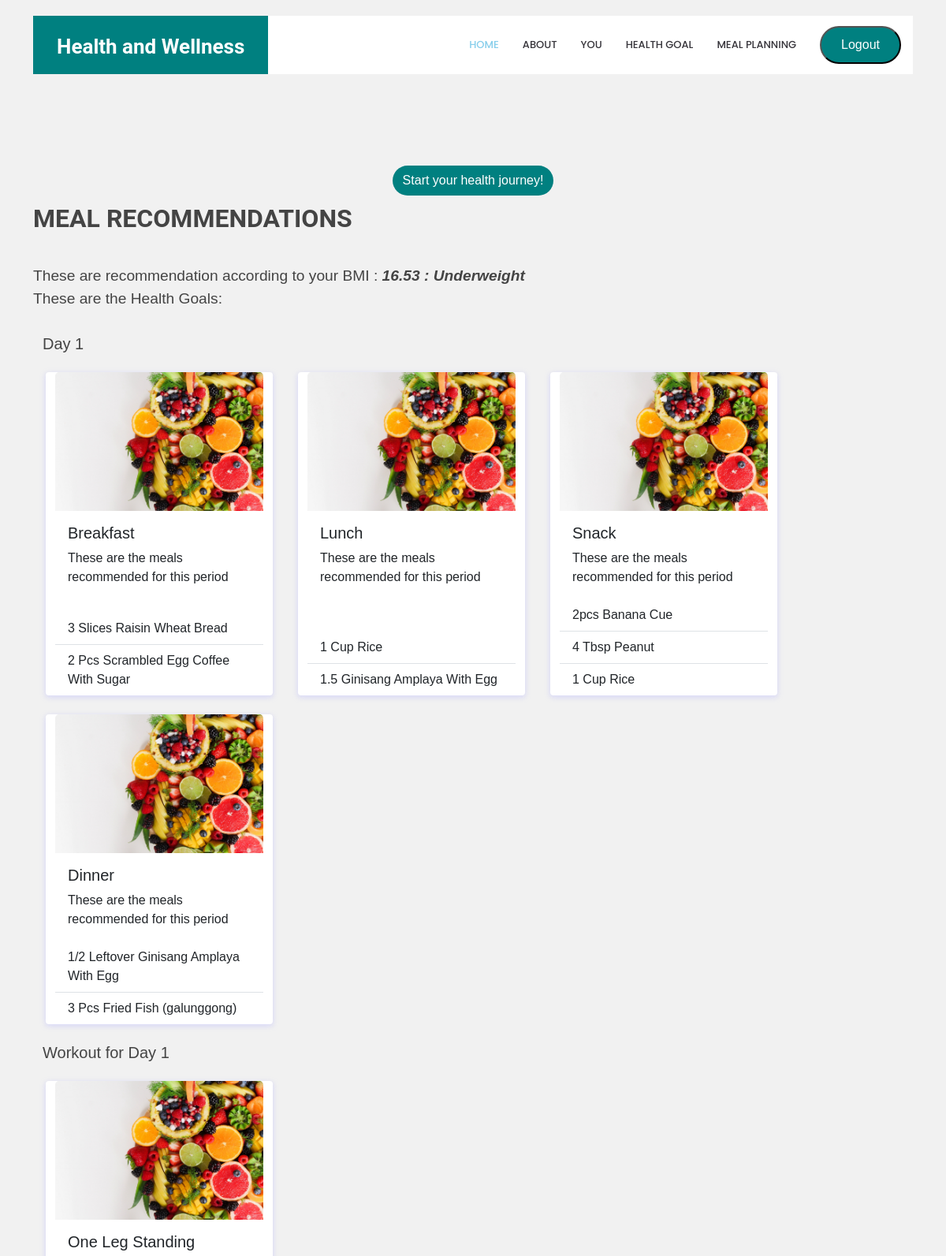
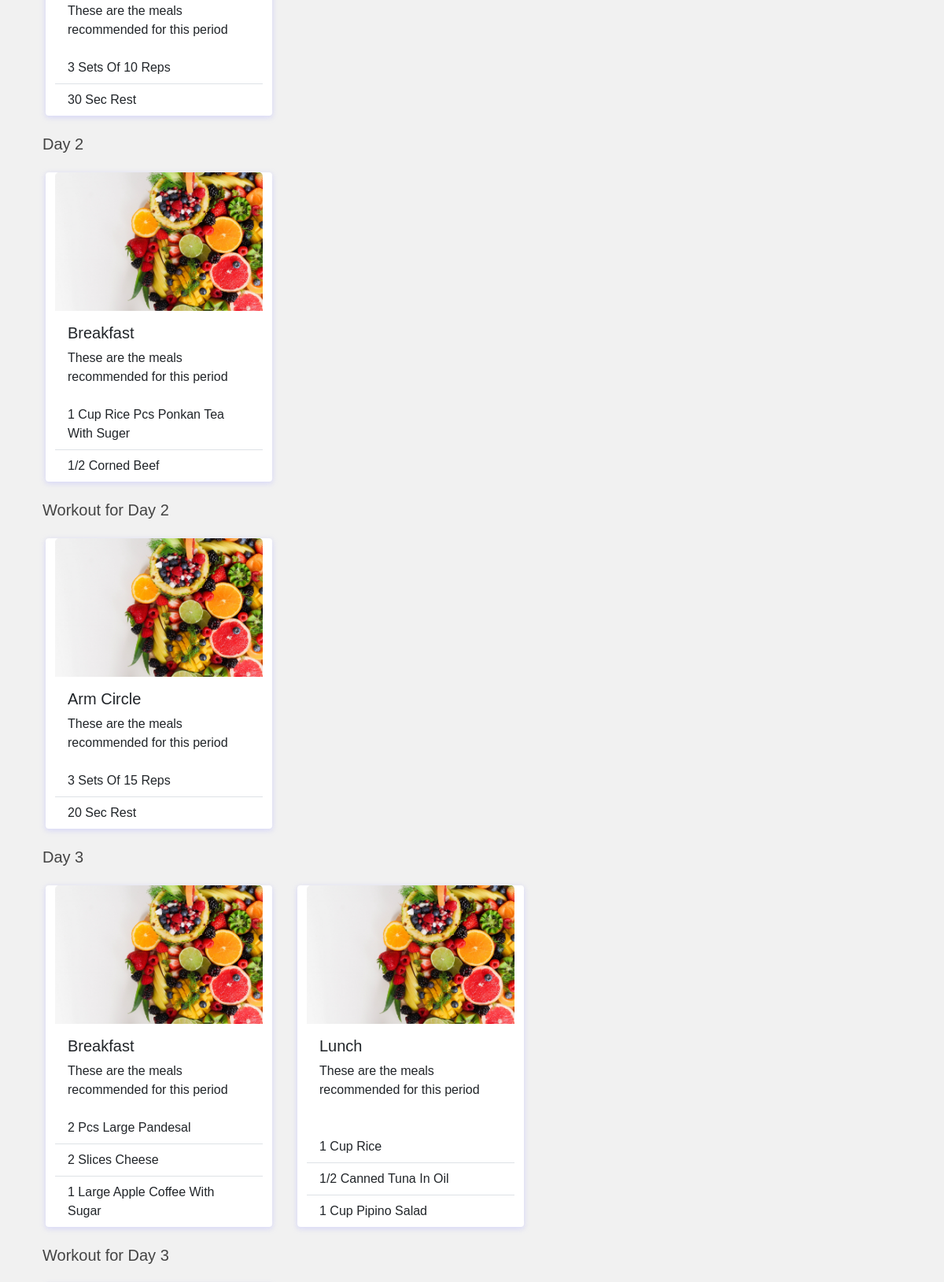
Screenshot of /healthgoal.php (signed in, upper part) with the database file from the repository (2 pictures, top to bottom).
### tables this page shows
CREATE TABLE `meal_plans` (
  `id` int(11) NOT NULL,
  `user_id` int(11) DEFAULT NULL,
  `plan_name` varchar(50) NOT NULL,
  `daily_meal_schedule` varchar(100) NOT NULL,
  `portion_sizes` varchar(100) NOT NULL,
  `category_id` int(1) DEFAULT NULL
);

CREATE TABLE `workout_plans` (
  `id` int(11) NOT NULL,
  `user_id` int(11) DEFAULT NULL,
  `plan_name` varchar(50) NOT NULL,
  `description` varchar(500) NOT NULL,
  `duration` varchar(100) NOT NULL,
  `exercise_id` int(11) DEFAULT NULL,
  `category_id` int(1) DEFAULT NULL
);

CREATE TABLE `exercise_activity` (
  `id` int(11) NOT NULL,
  `activity_name` varchar(100) NOT NULL,
  `description` varchar(255) DEFAULT NULL,
  `intensity_level` varchar(10) NOT NULL,
  `duration` time NOT NULL,
  `calories_burned` float NOT NULL,
  `category_id` int(2) DEFAULT NULL
);

### healthgoal.php (the view, shortened to what this page needs)
<?php
include('header.php');
$day1_meal = $database->query('select * from meal_plans where category_id='.$category.' and daily_meal_schedule = "day1"');
$day1_meal = $day1_meal->fetch_all(MYSQLI_ASSOC);
$day2_meal = $database->query('select * from meal_plans where category_id='.$category.' and daily_meal_schedule = "day2"');
$day2_meal = $day2_meal->fetch_all(MYSQLI_ASSOC);
$day3_meal = $database->query('select * from meal_plans where category_id='.$category.' and daily_meal_schedule = "day3"');
$day3_meal = $day3_meal->fetch_all(MYSQLI_ASSOC);
$workout = $database->query('select * from workout_plans inner join exercise_activity on workout_plans.exercise_id = exercise_activity.id where workout_plans.category_id='.$category.'');
?>
  <section id="portfolio" data-aos="fade-up" class="portfolio" style="margin-top: 100px;">
  <div class="text-center container">
  <button class="btn start">Start your health journey!</button>
  </div>
      <div class="container d-flex flex-wrap">
  <div class="section-title w-100" data-aos="fade-left">
          <h2>Meal Recommendations</h2>
          <p style = "font-size: larger;">These are recommendation according to your BMI : <i><strong><?= $_SESSION['bmi'] .' : ' . $_SESSION['cat']; ?></strong></i> </p>
          <p style = "font-size: larger;">These are the Health Goals: </p>
  </div>
<div class="container">
   <div class="row">
      <h5 style="font-family:Arial, sans-serif" class="card-title w-100 mb-4">Day 1</h5>
        <?php foreach($day1_meal as $day1): ?>
              <?php if($day1['plan_name'] == 'breakfast'): ?>
                <div class="card mx-3" style="width: 18rem; font-family:Arial,sans-serif;">
                <img src="assets/img/samlpe.jpg" class="card-img-top" alt="...">
                <div class="card-body">
                  <h5 class="card-title" style="font-family:Arial,sans-serif;" ><?php echo ucfirst($day1['plan_name']); ?></h5>
                  <p class="card-text">These are the meals recommended for this period</p>
                </div>
                <ul class="list-group list-group-flush">
                <?php $meals = explode("\n", $day1["portion_sizes"]);
                      foreach($meals as $meal):
                ?>
                  <li class="list-group-item"><?php echo ucwords($meal); ?></li>
                  <?php endforeach; ?>
                </ul>
                </div>
                <?php break; ?>
              <?php endif; ?>
      <?php endforeach; ?>
      <?php foreach($day1_meal as $day1): ?>
              <?php if($day1['plan_name'] == 'lunch'): ?>
                <div class="card mx-3" style="width: 18rem; font-family:Arial,sans-serif;">
                <img src="assets/img/samlpe.jpg" class="card-img-top" alt="...">
                <div class="card-body">
                  <h5 class="card-title" style="font-family:Arial,sans-serif;" ><?php echo ucfirst($day1['plan_name']); ?></h5>
                  <p class="card-text">These are the meals recommended for this period</p>
                </div>
                <ul class="list-group list-group-flush">
                <?php $meals = explode("\n", $day1["portion_sizes"]);
                      foreach($meals as $meal):
                ?>
                  <li class="list-group-item"><?php echo ucwords($meal); ?></li>
                  <?php endforeach; ?>
                </ul>
                </div>
                <?php break; ?>
              <?php endif; ?>
      <?php endforeach; ?>
      <?php foreach($day1_meal as $day1): ?>
        <?php if($day1['plan_name'] == 'snack'): ?>
          <div class="card mx-3" style="width: 18rem; font-family:Arial,sans-serif;">
          <img src="assets/img/samlpe.jpg" class="card-img-top" alt="...">
          <div class="card-body">
            <h5 class="card-title" style="font-family:Arial,sans-serif;" ><?php echo ucfirst($day1['plan_name']); ?></h5>
            <p class="card-text">These are the meals recommended for this period</p>
          </div>
          <ul class="list-group list-group-flush">
          <?php $meals = explode("\n", $day1["portion_sizes"]);
                foreach($meals as $meal):
          ?>
            <li class="list-group-item"><?php echo ucwords($meal); ?></li>
            <?php endforeach; ?>
          </ul>
          </div>
          <?php break; ?>
        <?php endif; ?>
      <?php endforeach; ?>
      <?php foreach($day1_meal as $day1): ?>
        <?php if($day1['plan_name'] == 'dinner'): ?>
          <div class="card mx-3" style="width: 18rem; font-family:Arial,sans-serif;">
          <img src="assets/img/samlpe.jpg" class="card-img-top" alt="...">
          <div class="card-body">
            <h5 class="card-title" style="font-family:Arial,sans-serif;" ><?php echo ucfirst($day1['plan_name']); ?></h5>
            <p class="card-text">These are the meals recommended for this period</p>
          </div>
          <ul class="list-group list-group-flush">
          <?php $meals = explode("\n", $day1["portion_sizes"]);
                foreach($meals as $meal):
          ?>
            <li class="list-group-item"><?php echo ucwords($meal); ?></li>
            <?php endforeach; ?>
          </ul>
          </div>
          <?php break; ?>
        <?php endif; ?>
      <?php endforeach; ?>
</div>
<div class="row">
<h5 style="font-family:Arial, sans-serif" class="card-title w-100 mb-4">Workout for Day 1</h5>
      <?php foreach($workout as $exercise): ?>
        <?php if($exercise['plan_name'] == 'day1'): ?>
          <div class="card mx-3" style="width: 18rem; font-family:Arial,sans-serif;">
          <img src="assets/img/samlpe.jpg" class="card-img-top" alt="...">
          <div class="card-body">
            <h5 class="card-title" style="font-family:Arial,sans-serif;" ><?php echo ucfirst($exercise['activity_name']); ?></h5>
            <p class="card-text">These are the meals recommended for this period</p>
          </div>
          <ul class="list-group list-group-flush">
          <?php $meals = explode("\n", $exercise["description"]);
                foreach($meals as $meal):
          ?>
            <li class="list-group-item"><?php echo ucwords($meal); ?></li>
            <?php endforeach; ?>
          </ul>
          </div>
          <?php break; ?>
        <?php endif; ?>
      <?php endforeach; ?>
</div>
<div class="row">
      <h5 style="font-family:Arial, sans-serif" class="card-title w-100 mb-4">Day 2</h5>
        <?php foreach($day2_meal as $day2): ?>
              <?php if($day2['plan_name'] == 'breakfast'): ?>
                <div class="card mx-3" style="width: 18rem; font-family:Arial,sans-serif;">
                <img src="assets/img/samlpe.jpg" class="card-img-top" alt="...">
                <div class="card-body">
                  <h5 class="card-title" style="font-family:Arial,sans-serif;" ><?php echo ucfirst($day2['plan_name']); ?></h5>
                  <p class="card-text">These are the meals recommended for this period</p>
                </div>
                <ul class="list-group list-group-flush">
                <?php $meals = explode("\n", $day2["portion_sizes"]);
                      foreach($meals as $meal):
                ?>
                  <li class="list-group-item"><?php echo ucwords($meal); ?></li>
                  <?php endforeach; ?>
                </ul>
                </div>
                <?php break; ?>
              <?php endif; ?>
      <?php endforeach; ?>
</div>
<div class="row">
<h5 style="font-family:Arial, sans-serif" class="card-title w-100 mb-4">Workout for Day 2</h5>
      <?php foreach($workout as $exercise): ?>
        <?php if($exercise['plan_name'] == 'day2'): ?>
          <div class="card mx-3" style="width: 18rem; font-family:Arial,sans-serif;">
          <img src="assets/img/samlpe.jpg" class="card-img-top" alt="...">
          <div class="card-body">
            <h5 class="card-title" style="font-family:Arial,sans-serif;" ><?php echo ucfirst($exercise['activity_name']); ?></h5>
            <p class="card-text">These are the meals recommended for this period</p>
          </div>
          <ul class="list-group list-group-flush">
          <?php $meals = explode("\n", $exercise["description"]);
                foreach($meals as $meal):
          ?>
            <li class="list-group-item"><?php echo ucwords($meal); ?></li>
            <?php endforeach; ?>
          </ul>
          </div>
          <?php break; ?>
        <?php endif; ?>
      <?php endforeach; ?>
</div>
  <div class="row">
        <h5 style="font-family:Arial, sans-serif" class="card-title w-100 mb-4">Day 3</h5>
          <?php foreach($day3_meal as $day3): ?>
                <?php if($day3['plan_name'] == 'breakfast'): ?>
                  <div class="card mx-3" style="width: 18rem; font-family:Arial,sans-serif;">
                  <img src="assets/img/samlpe.jpg" class="card-img-top" alt="...">
                  <div class="card-body">
                    <h5 class="card-title" style="font-family:Arial,sans-serif;" ><?php echo ucfirst($day3['plan_name']); ?></h5>
                    <p class="card-text">These are the meals recommended for this period</p>
                  </div>
                  <ul class="list-group list-group-flush">
                  <?php $meals = explode("\n", $day3["portion_sizes"]);
                        foreach($meals as $meal):
                  ?>
                    <li class="list-group-item"><?php echo ucwords($meal); ?></li>
                    <?php endforeach; ?>
                  </ul>
                  </div>
                  <?php break; ?>
                <?php endif; ?>
        <?php endforeach; ?>
        <?php foreach($day3_meal as $day3): ?>
                <?php if($day3['plan_name'] == 'lunch'): ?>
                  <div class="card mx-3" style="width: 18rem; font-family:Arial,sans-serif;">
                  <img src="assets/img/samlpe.jpg" class="card-img-top" alt="...">
                  <div class="card-body">
                    <h5 class="card-title" style="font-family:Arial,sans-serif;" ><?php echo ucfirst($day3['plan_name']); ?></h5>
                    <p class="card-text">These are the meals recommended for this period</p>
                  </div>
                  <ul class="list-group list-group-flush">
                  <?php $meals = explode("\n", $day3["portion_sizes"]);
                        foreach($meals as $meal):
                  ?>
                    <li class="list-group-item"><?php echo ucwords($meal); ?></li>
                    <?php endforeach; ?>
                  </ul>
                  </div>
                  <?php break; ?>
                <?php endif; ?>
        <?php endforeach; ?>
  </div>
  <div class="row">
  <h5 style="font-family:Arial, sans-serif" class="card-title w-100 mb-4">Workout for Day 3</h5>
  </div>
</div>
</section>
</body>
</html>

### assets/css/style.css (style rules this page uses)
body { font-family: "roboto", sans-serif; color: #444444; }
h1, h2, h3, h4, h5, h6 { font-family: roboto; }
section { padding: 60px 0; overflow: hidden; }
.section-title { padding-bottom: 30px; }
.section-title h2 { font-size: 32px; font-weight: bold; text-transform: uppercase; margin-bottom: 20px; padding-bottom: 20px; position: relative; }
.section-title h2::after { content: ""; position: absolute; display: block; width: 50px; height: 3px; background: teal0; bottom: 0; left: 0; }
.section-title p { margin-bottom: 0; }
body { background: #f7f7ff; }
.card { position: relative; display: flex; flex-direction: column; min-width: 0; word-wrap: break-word; background-color: #fff; background-clip: border-box; border: 0 solid transparent; border-radius: .25rem; margin-bottom: 1.5rem; box-shadow: 0 2px 6px 0 rgb(218 218 253 / 65%), 0 2px 6px 0 rgb(206 206 238 / 54%); }
body { font-family: Arial, sans-serif; margin: 0; padding: 0; background-color: #f1f1f1; }
h1, h2 { margin: 10px 0; }

### healthgoal.php (style rules this page uses)
.start { margin-top: 50px; background-color: teal; color: white; border-radius: 50px; }

### rows the page displays
meal_plans: plan_name "Breakfast", portion_sizes "3 Slices Raisin Wheat Bread", portion_sizes "2 Pcs Scrambled Egg Coffee With Sugar"
meal_plans: plan_name "Lunch", portion_sizes "1 Cup Rice", portion_sizes "1.5 Ginisang Amplaya With Egg"
meal_plans: plan_name "Snack", portion_sizes "2pcs Banana Cue", portion_sizes "4 Tbsp Peanut", portion_sizes "1 Cup Rice"
meal_plans: plan_name "Dinner", portion_sizes "1/2 Leftover Ginisang Amplaya With Egg", portion_sizes "3 Pcs Fried Fish (galunggong)"
workout_plans: exercise_activity.activity_name "One Leg Standing", exercise_activity.description "3 Sets Of 10 Reps", exercise_activity.description "30 Sec Rest"
meal_plans: plan_name "Breakfast", portion_sizes "1 Cup Rice Pcs Ponkan Tea With Suger", portion_sizes "1/2 Corned Beef"
workout_plans: exercise_activity.activity_name "Arm Circle", exercise_activity.description "3 Sets Of 15 Reps", exercise_activity.description "20 Sec Rest"
meal_plans: plan_name "Breakfast", portion_sizes "2 Pcs Large Pandesal", portion_sizes "2 Slices Cheese", portion_sizes "1 Large Apple Coffee With Sugar"
meal_plans: plan_name "Lunch", portion_sizes "1 Cup Rice", portion_sizes "1/2 Canned Tuna In Oil", portion_sizes "1 Cup Pipino Salad"

### other values shown
$_SESSION['bmi'] "16.53"
$_SESSION['cat'] "Underweight"
